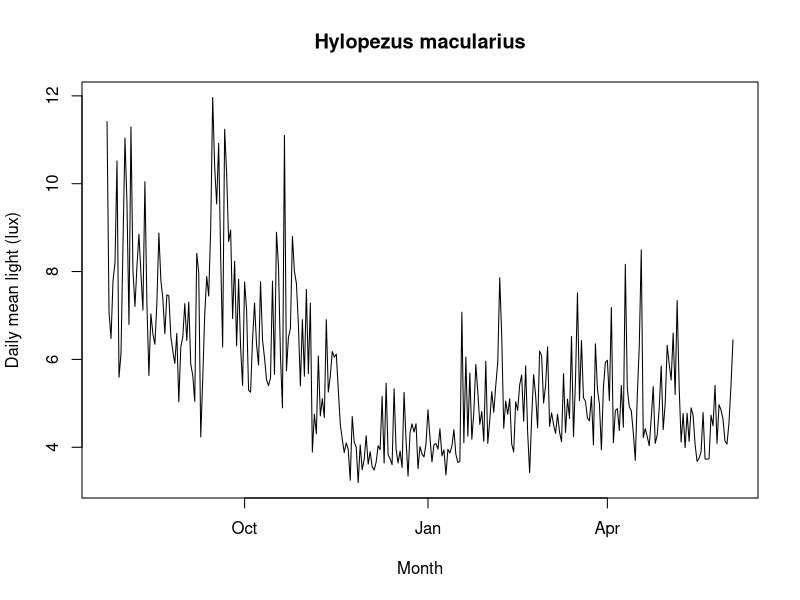
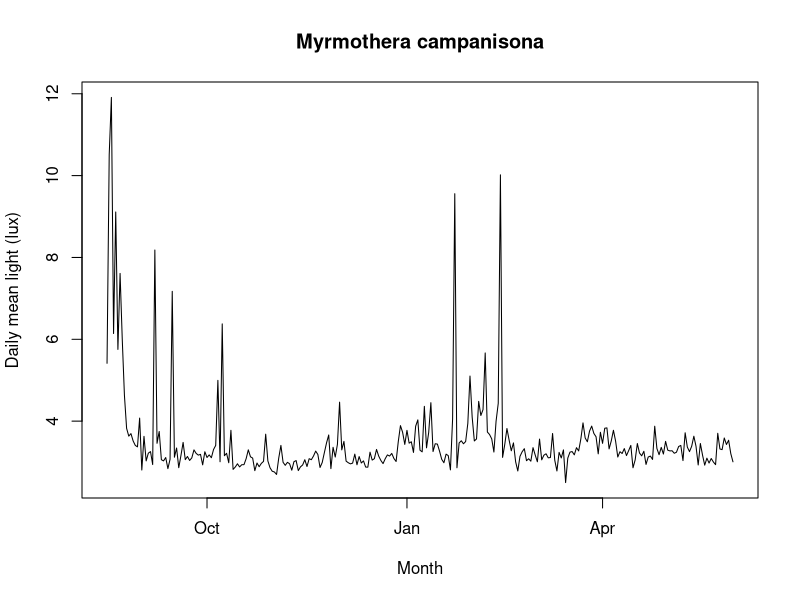
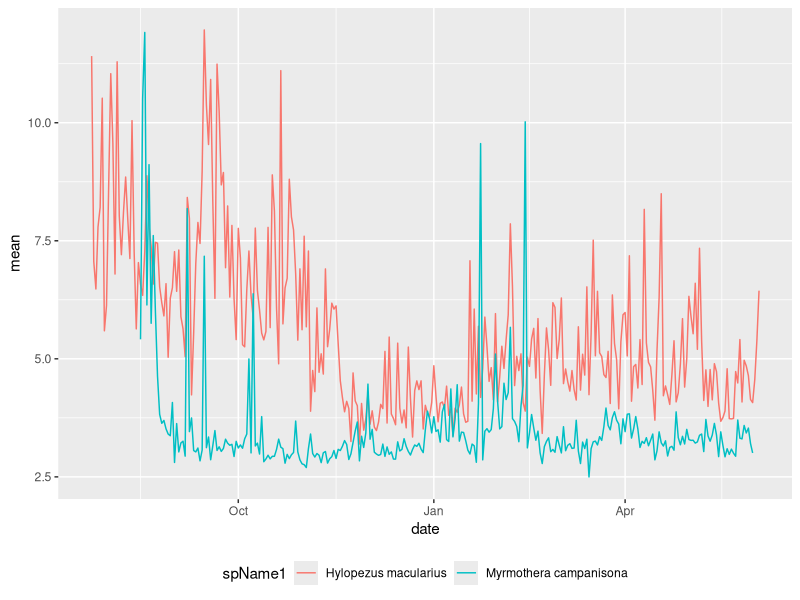

Reproduce these figures in R, in order.
## ---- chunk 1
library(tidyr)
## ---- chunk 2
spName1 <- "Hylopezus macularius"
rawData <- as.data.frame(read.csv("./Species_Data/HYMA_geo.csv", header=TRUE))

#Insert date banded and date recaptured in "YYYY-MM-DD" format
bandDate1 <- "2018-07-24"
recapDate1 <- "2019-06-03"

#Second species to compare
spName2 <- "Myrmothera campanisona"
rawData2 <- as.data.frame(read.csv("./Species_Data/MYCA_geo.csv", header = TRUE))

#Band dates of second species
bandDate2 <- "2018-8-16"
recapDate2 <- "2019-5-31"
## ---- chunk 3
sepRawData<-rawData %>%
tidyr::separate(DD.MM.YYYY.HH.MM.SS, into = c("date", "time"), sep = " ")
#Converting 'date' column as sequential dates, renaming light column
sepRawData$date <- as.Date(sepRawData$date, "%d/%m/%Y")

dateData <- sepRawData[(sepRawData$date >= bandDate1) & (sepRawData$date <= recapDate1) ,]

## ---- chunk 4
daylightData <- dplyr::filter(dateData, light.lux. > 1.136 & light.lux. < 1000)
  
## ---- chunk 5
groupData <- daylightData %>% 
  dplyr::group_by(date)
finalData <- groupData %>%
  dplyr::summarise(mean = mean(light.lux.), max = max(light.lux.),min = min(light.lux.))

View(finalData)
## ---- chunk 6
plot(finalData$date, finalData$mean,
     main = spName1,
     ylab = "Daily mean light (lux)",
     xlab = "Month",
     type = "l")
## ---- chunk 7
sepRawData2<-rawData2 %>%
tidyr::separate(DD.MM.YYYY.HH.MM.SS, into = c("date", "time"), sep = " ")
#Converting 'date' column as sequential dates, renaming light column
sepRawData2$date <- as.Date(sepRawData2$date, "%d/%m/%Y")

dateData2 <- sepRawData2[(sepRawData2$date >= bandDate2) & (sepRawData2$date <= recapDate2) ,]

daylightData2 <- dplyr::filter(dateData2, light.lux. > 1.136 & light.lux. < 1000)

groupData2 <- daylightData2 %>% 
  dplyr::group_by(date)

finalData2 <- groupData2 %>%
  dplyr::summarise(mean = mean(light.lux.), max = max(light.lux.),min = min(light.lux.))

View(finalData2)
plot(finalData2$date, finalData2$mean,
     main = spName2,
     ylab = "Daily mean light (lux)",
     xlab = "Month",
     type = "l")
## ---- chunk 8
library('ggplot2')

ggplot() + 
  geom_line(data = finalData, aes(x = date, y = mean, color = spName1)) + geom_line(data = finalData2, aes(x = date, y = mean, color = spName2)) + theme(legend.position="bottom")
## ---- chunk 9
summary(finalData$mean)

summary(finalData2$mean)
